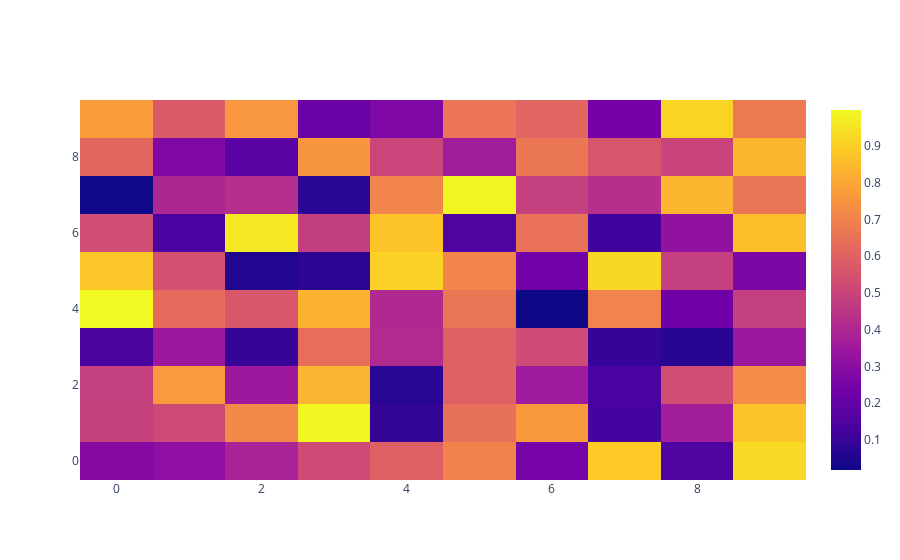

The cell this chart's notebook holds for it:
### Markdown cell above
This code cell demonstrates how to create a heatmap using Plotly's `graph_objects` interface.

- `np.random.rand(10, 10)` generates a 10x10 array of random values to serve as the heatmap data.
- `go.Heatmap(z=data)` creates a heatmap object using the generated data.
- `go.Figure(data=heatmap)` constructs the figure containing the heatmap.
- `fig.show()` displays the interactive heatmap within the notebook.

Heatmaps are useful for visualizing the magnitude of values across a matrix and can reveal patterns, correlations, or anomalies in the data.

### Code cell
# heatmap in plotly

data = np.random.rand(10, 10)
heatmap = go.Heatmap(z=data)
fig = go.Figure(data=heatmap)
fig.show()

### Figure 1 — Plotly figure (JSON) as saved in the notebook; plotly's stock layout.template omitted (floating-point values rounded to 4 significant figures)
{"data": [{"type": "heatmap", "z": [[0.287, 0.3071, 0.3852, 0.5162, 0.5913, 0.6976, 0.2455, 0.8894, 0.1481, 0.9226], [0.4902, 0.5188, 0.7164, 0.9916, 0.08905, 0.6426, 0.7624, 0.1261, 0.3645, 0.8735], [0.4851, 0.7652, 0.3479, 0.8359, 0.07147, 0.5937, 0.3553, 0.1375, 0.5308, 0.725], [0.1404, 0.3461, 0.09572, 0.6389, 0.413, 0.5945, 0.5199, 0.09652, 0.0681, 0.3428], [0.9979, 0.6281, 0.5623, 0.8329, 0.4065, 0.6604, 0.0179, 0.7015, 0.2276, 0.4829], [0.8782, 0.5422, 0.05575, 0.07647, 0.9047, 0.7096, 0.2374, 0.9189, 0.4834, 0.2637], [0.5296, 0.1363, 0.9608, 0.4815, 0.8732, 0.1486, 0.6502, 0.116, 0.3189, 0.8597], [0.02231, 0.3989, 0.4214, 0.07219, 0.7062, 0.9889, 0.4852, 0.4291, 0.8381, 0.6623], [0.6112, 0.2692, 0.1755, 0.7531, 0.5015, 0.3604, 0.6641, 0.5603, 0.4967, 0.8404], [0.7709, 0.5704, 0.7561, 0.2117, 0.2684, 0.6583, 0.6092, 0.2414, 0.9132, 0.6723]]}], "layout": {}}
